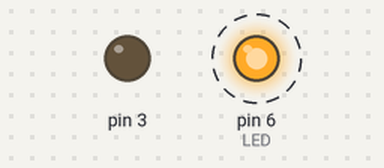
A sketch run on a simulated Arduino Uno, built with avr-gcc and run on an emulated ATmega328P. Parts: output pins drawn as LEDs (lit = HIGH). Dashed ring = blinking. What the sketch prints to the serial monitor is not drawn.

Above: at 0.5 s.
Timing chart, 0 to 4.6 s (numbered marks = the images above):
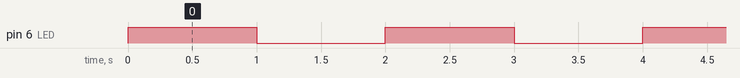

The sketch:

lecture3_final.ino
```cpp
#define FOSC 16000000L // Clock Speed
#define BAUD 9600
#define MYUBRR FOSC/16/BAUD-1
#include <stdio.h>

uint32_t ticks = 0;
uint8_t car;
char str[20];

ISR(TIMER1_COMPA_vect){
  // code for ISR
  PORTD ^= 1<<PD6; // blink LED on PD6

  //increment uptime ticks
  ticks++;
}

void initTimer2(){
  //fast PWM, clear OC2B - non inverting mode
  TCCR2A |= (1<<COM2B1) | (1<<WGM21) | (1<<WGM20);
  // clk/128 prescaler, clear timer on compare mode
  TCCR2B = (1<<CS20)|(1<<CS22);

}

void initTimer1(){
  TCCR1A = 0x00;
  // clk/1024 prescaler, clear timer on compare mode
  TCCR1B = (1<<CS10)|(1<<CS12)|(1<<WGM12);
  //16000000/1024/65536 = 0.238Hz ~ 4.2s
  //16000000/1024/15625 = 1Hz
  OCR1A = 15625; // 1 second delay

  TIMSK1 = 1<<OCIE1A; // enable output compare interrupt
}


void initUsart(uint16_t ubrr){
  UBRR0H = ubrr >> 8;
  UBRR0L = ubrr;
  // Enable receiver and transmitter
  UCSR0B = (1<<RXEN0) | (1<<TXEN0);
  // Set frame format: 8data, 2stop bit
  UCSR0C = (1<<UCSZ00) | (1<<UCSZ01);
}

void usartPutchar(uint8_t data){
  // Wait for empty transmit buffer
  while( !( UCSR0A & (1<<UDRE0)));
  // Put data into buffer, sends the data
  UDR0 = data;
}

uint8_t usartGetchar(){
  // Wait for data to be received
  while( !(UCSR0A & (1<<RXC0)));
  // Get and return received data from buffer
  return UDR0;
}

void initIO(){
  DDRD |= (1<<PD6) | (1<<PD3); //PD6 as output
}

void ledOn(){
  //PORTD |= 1 << PD3;
  OCR2B = 255;
}

void ledOff(){
  //PORTD &= ~ (1 << PD3);
  OCR2B = 0;
}

void setup(){
    initTimer1();
    initTimer2();
    initIO();
    initUsart(MYUBRR);

    serialPrintln("LED Commander 1.0");
    serialPrintln("usage: 0 - ledOff, 1 - ledOn");
}

void serialPrintln(char *msg){
  usartPutchar('\n');

  while(*msg != '\0'){
      usartPutchar(*msg++);
  }

}

void loop(){
    serialPrintln("> ");

    car = usartGetchar();
    usartPutchar(car);

    switch(car){
      case '0': ledOff();
                break;
      case '1': ledOn();
                break;
      case 't': sprintf(str, "Uptime: %d", ticks);
                serialPrintln(str);
                break;
      default : serialPrintln("usage: 0 - ledON, 1 - ledOFF");
                break;
    }
}
```

Measured:
- by itself, pin 6 (LED): alternates HIGH for 1.0 s and LOW for 1.0 s
